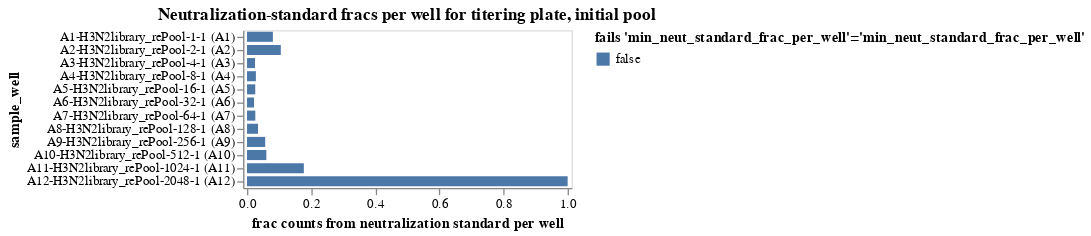

This figure's notebook cell:
### Markdown cell above
## Fraction of counts from neutralization standard
Determine the fraction of counts from the neutralization standard in each sample, and make sure this fraction passess the QC threshold.

### Code cell
neut_standard_fracs = (
    counts.assign(
        neut_standard_count=lambda x: x["count"] * x["neut_standard"].astype(int)
    )
    .groupby(
        ["well", "sample_well", 'dilution_factor'],
        dropna=False,
        as_index=False,
    )
    .aggregate(
        total_count=pd.NamedAgg("count", "sum"),
        neut_standard_count=pd.NamedAgg("neut_standard_count", "sum"),
    )
    .assign(
        neut_standard_frac=lambda x: x["neut_standard_count"] / x["total_count"],
        fails_qc=lambda x: (
            x["neut_standard_frac"] < 0.001
        ),
    )
)

neut_standard_fracs_chart = (
    alt.Chart(neut_standard_fracs)
    .encode(
        alt.X(
            "neut_standard_frac",
            title="frac counts from neutralization standard per well",
            scale=alt.Scale(nice=False, padding=3),
        ),
        alt.Y("sample_well", sort=sample_wells),
        alt.Color(
            "fails_qc",
            title=f"fails {'min_neut_standard_frac_per_well'=}",
            legend=alt.Legend(titleLimit=500),
        ),
        tooltip=[
            alt.Tooltip(c, format=".3g") if neut_standard_fracs[c].dtype == float else c
            for c in neut_standard_fracs.columns
        ],
    )
    .mark_bar(height={"band": 0.85})
    .properties(
        height=alt.Step(10),
        width=250,
        title=f"Neutralization-standard fracs per well for titering plate, initial pool",
    )
    .configure_axis(grid=False)
    .configure_legend(titleLimit=1000)
)

display(neut_standard_fracs_chart)

# drop wells failing QC
min_neut_standard_frac_per_well_drops = list(
    neut_standard_fracs.query("fails_qc")["well"]
)

### Figure 1 — Vega-Lite specification as saved in the notebook (floating-point values rounded to 4 significant figures)
{"config": {"view": {"continuousWidth": 300, "continuousHeight": 300}, "axis": {"grid": false}, "legend": {"titleLimit": 1000}}, "data": {"name": "data-e69ee2416e8056e496e65c354a5a34c4"}, "mark": {"type": "bar", "height": {"band": 0.85}}, "encoding": {"color": {"field": "fails_qc", "legend": {"titleLimit": 500}, "title": "fails 'min_neut_standard_frac_per_well'='min_neut_standard_frac_per_well'", "type": "nominal"}, "tooltip": [{"field": "well", "type": "nominal"}, {"field": "sample_well", "type": "nominal"}, {"field": "dilution_factor", "type": "quantitative"}, {"field": "total_count", "type": "quantitative"}, {"field": "neut_standard_count", "type": "quantitative"}, {"field": "neut_standard_frac", "format": ".3g", "type": "quantitative"}, {"field": "fails_qc", "type": "nominal"}], "x": {"field": "neut_standard_frac", "scale": {"nice": false, "padding": 3}, "title": "frac counts from neutralization standard per well", "type": "quantitative"}, "y": {"field": "sample_well", "sort": ["A1-H3N2library_rePool-1-1 (A1)", "A1-H3N2library_rePool-1-1 (A1)", "A1-H3N2library_rePool-1-1 (A1)", "A1-H3N2library_rePool-1-1 (A1)", "A2-H3N2library_rePool-2-1 (A2)", "A2-H3N2library_rePool-2-1 (A2)", "A2-H3N2library_rePool-2-1 (A2)", "A2-H3N2library_rePool-2-1 (A2)", "A3-H3N2library_rePool-4-1 (A3)", "A3-H3N2library_rePool-4-1 (A3)", "A3-H3N2library_rePool-4-1 (A3)", "A3-H3N2library_rePool-4-1 (A3)", "A4-H3N2library_rePool-8-1 (A4)", "A4-H3N2library_rePool-8-1 (A4)", "A4-H3N2library_rePool-8-1 (A4)", "A4-H3N2library_rePool-8-1 (A4)", "A5-H3N2library_rePool-16-1 (A5)", "A5-H3N2library_rePool-16-1 (A5)", "A5-H3N2library_rePool-16-1 (A5)", "A5-H3N2library_rePool-16-1 (A5)", "A6-H3N2library_rePool-32-1 (A6)", "A6-H3N2library_rePool-32-1 (A6)", "A6-H3N2library_rePool-32-1 (A6)", "A6-H3N2library_rePool-32-1 (A6)", "A7-H3N2library_rePool-64-1 (A7)", "A7-H3N2library_rePool-64-1 (A7)", "A7-H3N2library_rePool-64-1 (A7)", "A7-H3N2library_rePool-64-1 (A7)", "A8-H3N2library_rePool-128-1 (A8)", "A8-H3N2library_rePool-128-1 (A8)", "A8-H3N2library_rePool-128-1 (A8)", "A8-H3N2library_rePool-128-1 (A8)", "A9-H3N2library_rePool-256-1 (A9)", "A9-H3N2library_rePool-256-1 (A9)", "A9-H3N2library_rePool-256-1 (A9)", "A9-H3N2library_rePool-256-1 (A9)", "A10-H3N2library_rePool-512-1 (A10)", "A10-H3N2library_rePool-512-1 (A10)", "A10-H3N2library_rePool-512-1 (A10)", "A10-H3N2library_rePool-512-1 (A10)", "A11-H3N2library_rePool-1024-1 (A11)", "A11-H3N2library_rePool-1024-1 (A11)", "A11-H3N2library_rePool-1024-1 (A11)", "A11-H3N2library_rePool-1024-1 (A11)", "A12-H3N2library_rePool-2048-1 (A12)", "A12-H3N2library_rePool-2048-1 (A12)", "A12-H3N2library_rePool-2048-1 (A12)", "A12-H3N2library_rePool-2048-1 (A12)"], "type": "nominal"}}, "height": {"step": 10}, "title": "Neutralization-standard fracs per well for titering plate, initial pool", "width": 250, "$schema": "https://vega.github.io/schema/vega-lite/v5.16.3.json", "datasets": {"data-e69ee2416e8056e496e65c354a5a34c4": [{"well": "A1", "sample_well": "A1-H3N2library_rePool-1-1 (A1)", "dilution_factor": 1, "total_count": 9709, "neut_standard_count": 783, "neut_standard_frac": 0.08065, "fails_qc": false}, {"well": "A10", "sample_well": "A10-H3N2library_rePool-512-1 (A10)", "dilution_factor": 512, "total_count": 747035, "neut_standard_count": 45006, "neut_standard_frac": 0.06025, "fails_qc": false}, {"well": "A11", "sample_well": "A11-H3N2library_rePool-1024-1 (A11)", "dilution_factor": 1024, "total_count": 724455, "neut_standard_count": 128325, "neut_standard_frac": 0.1771, "fails_qc": false}, {"well": "A12", "sample_well": "A12-H3N2library_rePool-2048-1 (A12)", "dilution_factor": 2048, "total_count": 675231, "neut_standard_count": 675222, "neut_standard_frac": 1.0, "fails_qc": false}, {"well": "A2", "sample_well": "A2-H3N2library_rePool-2-1 (A2)", "dilution_factor": 2, "total_count": 1087807, "neut_standard_count": 114628, "neut_standard_frac": 0.1054, "fails_qc": false}, {"well": "A3", "sample_well": "A3-H3N2library_rePool-4-1 (A3)", "dilution_factor": 4, "total_count": 839638, "neut_standard_count": 20807, "neut_standard_frac": 0.02478, "fails_qc": false}, {"well": "A4", "sample_well": "A4-H3N2library_rePool-8-1 (A4)", "dilution_factor": 8, "total_count": 882992, "neut_standard_count": 24394, "neut_standard_frac": 0.02763, "fails_qc": false}, {"well": "A5", "sample_well": "A5-H3N2library_rePool-16-1 (A5)", "dilution_factor": 16, "total_count": 1010694, "neut_standard_count": 25887, "neut_standard_frac": 0.02561, "fails_qc": false}, {"well": "A6", "sample_well": "A6-H3N2library_rePool-32-1 (A6)", "dilution_factor": 32, "total_count": 796540, "neut_standard_count": 17420, "neut_standard_frac": 0.02187, "fails_qc": false}, {"well": "A7", "sample_well": "A7-H3N2library_rePool-64-1 (A7)", "dilution_factor": 64, "total_count": 571067, "neut_standard_count": 14762, "neut_standard_frac": 0.02585, "fails_qc": false}, {"well": "A8", "sample_well": "A8-H3N2library_rePool-128-1 (A8)", "dilution_factor": 128, "total_count": 723548, "neut_standard_count": 24720, "neut_standard_frac": 0.03416, "fails_qc": false}, {"well": "A9", "sample_well": "A9-H3N2library_rePool-256-1 (A9)", "dilution_factor": 256, "total_count": 703524, "neut_standard_count": 39859, "neut_standard_frac": 0.05666, "fails_qc": false}]}}
